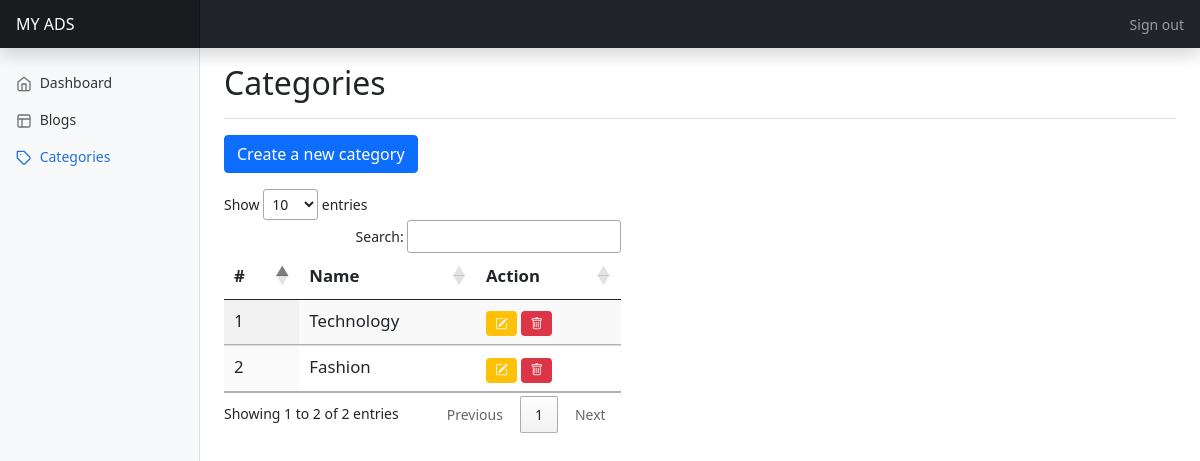
/admin/layouts/categories/categories.php (signed in), run on an earlier commit of the app's database.
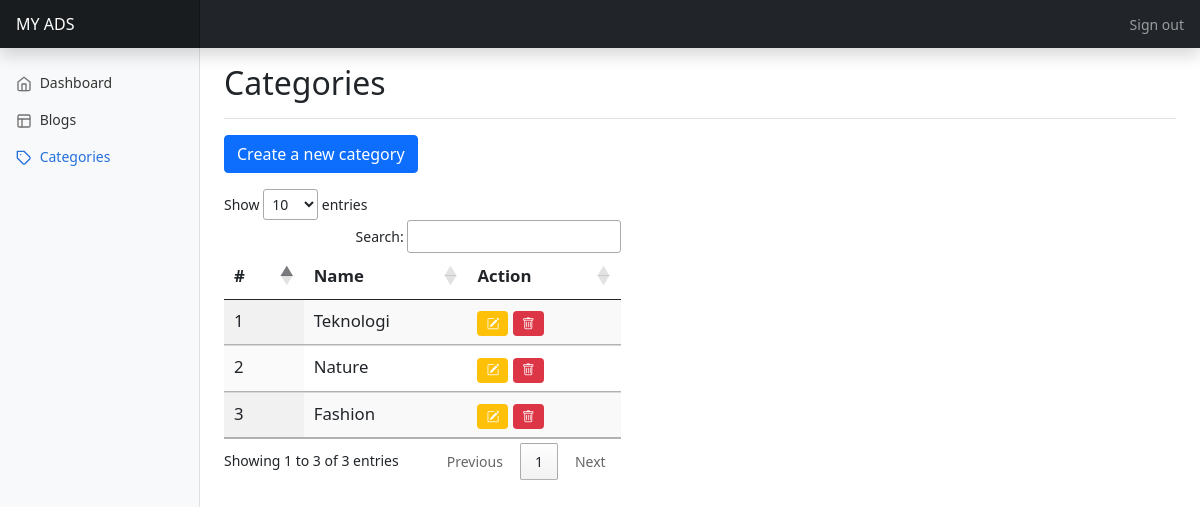
And on a later commit of the database.
### tables this page shows
CREATE TABLE `categories` (
  `id` int(20) NOT NULL AUTO_INCREMENT,
  `name` varchar(255) NOT NULL,
  `slug` varchar(255) NOT NULL,
  PRIMARY KEY (`id`)
);

### admin/layouts/categories/categories.php (the view, shortened to what this page needs)
<?php
require_once "../../backend/config.php";
?>
<!doctype html>
<html lang="en">
<head>
    <link href="https://cdn.jsdelivr.net/npm/bootstrap@5.0.2/dist/css/bootstrap.min.css" rel="stylesheet">
    <link rel="stylesheet" href="https://cdn.jsdelivr.net/npm/bootstrap-icons@1.10.5/font/bootstrap-icons.css">
    <link rel="stylesheet" href="https://cdn.datatables.net/1.13.6/css/jquery.dataTables.css" />
    <link href="../../css/dashboard.css" rel="stylesheet">
</head>
<body>
    <header class="navbar navbar-dark sticky-top bg-dark flex-md-nowrap p-0 shadow">
        <a class="navbar-brand col-md-3 col-lg-2 me-0 px-3 fs-6" href="#">MY ADS</a>
        <div class="navbar-nav">
            <div class="nav-item text-nowrap">
                <a class="nav-link px-3" href="../../backend/authentication/logout.php">Sign out</a>
            </div>
        </div>
    </header>
    <div class="container-fluid">
        <div class="row">
            <nav id="sidebarMenu" class="col-md-3 col-lg-2 d-md-block bg-light sidebar collapse">
                <div class="position-sticky pt-3 sidebar-sticky">
                    <ul class="nav flex-column">
                        <li class="nav-item">
                            <a class="nav-link" aria-current="page" href="/myads/admin/">
                                <span data-feather="home" class="align-text-bottom"></span>
                                Dashboard
                            </a>
                        </li>
                        <li class="nav-item">
                            <a class="nav-link" aria-current="page" href="/myads/admin/layouts/blog/blog.php">
                                <span data-feather="layout" class="align-text-bottom"></span>
                                Blogs
                            </a>
                        </li>
                        <li class="nav-item">
                            <a class="nav-link active" aria-current="page" href="/myads/admin/layouts/categories/categories.php">
                                <span data-feather="tag" class="align-text-bottom"></span>
                                Categories
                            </a>
                        </li>
                    </ul>
                </div>
            </nav>
            <main class="col-md-9 ms-sm-auto col-lg-10 px-md-4">
                <div class="d-flex justify-content-between flex-wrap flex-md-nowrap align-items-center pt-3 pb-2 mb-3 border-bottom">
                    <h1 class="h2">Categories</h1>
                </div>
                <a href="/myads/admin/layouts/categories/create.php" class="btn btn-primary mb-3">Create a new
                    category</a>
                <div class="table-responsive mb-5 col-sm-5">
                    <table id="myTable" class="table table-striped display" style="font-size: larger;">
                        <thead>
                            <tr>
                                <th scope="col">#</th>
                                <th scope="col">Name</th>
                                <th scope="col">Action</th>
                            </tr>
                        </thead>
                        <tbody>
                            <?php
                            $query = "SELECT * FROM `categories` ORDER BY name DESC;";
                            $result = mysqli_query($link, $query);
                            if (mysqli_num_rows($result) > 0) {
                                $i = 1;
                                while ($row = mysqli_fetch_assoc($result)) {
                            ?>
                                    <tr>
                                        <td><?php echo $i; ?></td>
                                        <td><?php echo $row["name"] ?></td>
                                        <td>
                                            <a href="/myads/admin/layouts/categories/edit.php?id=<?php echo $row["id"] ?>" class="btn badge bg-warning"><i class="bi bi-pencil-square"></i></a>
                                            <a href="../../backend/categories/delete.php?id=<?php echo $row["id"] ?>" class="btn badge bg-danger" onclick="confirm('Apakah anda ingin menghapus kategori ini?')"><i class="bi bi-trash"></i></a>
                                        </td>
                                    </tr>
                            <?php
                                    $i++;
                                }
                            } else {
                                echo "0 results";
                            }
                            ?>
                        </tbody>
                    </table>
                </div>
            </main>
        </div>
    </div>
</body>
</html>

What changed in the data, as far as the page shows it:
removed categories: name "Technology"
added categories: name "Teknologi"
added categories: name "Nature"
Also different on the page:
text written by a page script: "Show entries Search: Showing 1 to 2 of 2 entries Previous 1 Next" → "Show entries Search: Showing 1 to 3 of 3 entries Previous 1 Next"
